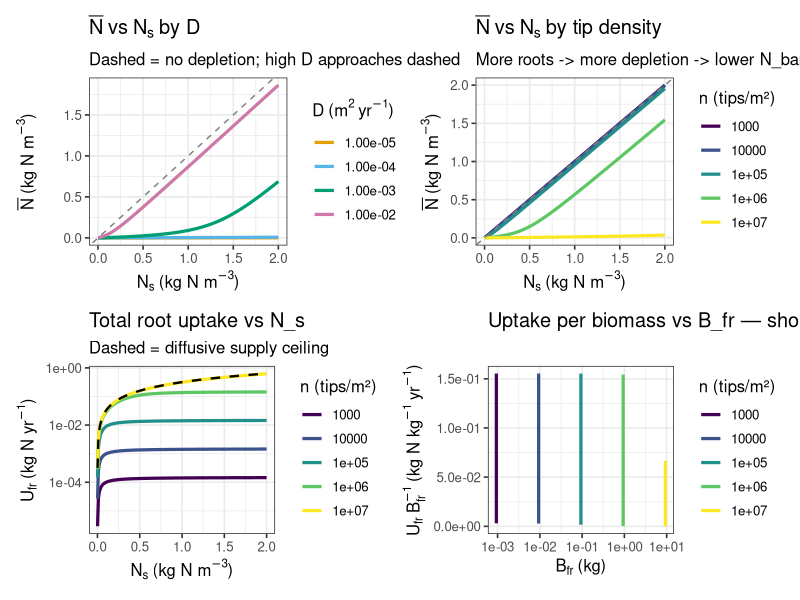
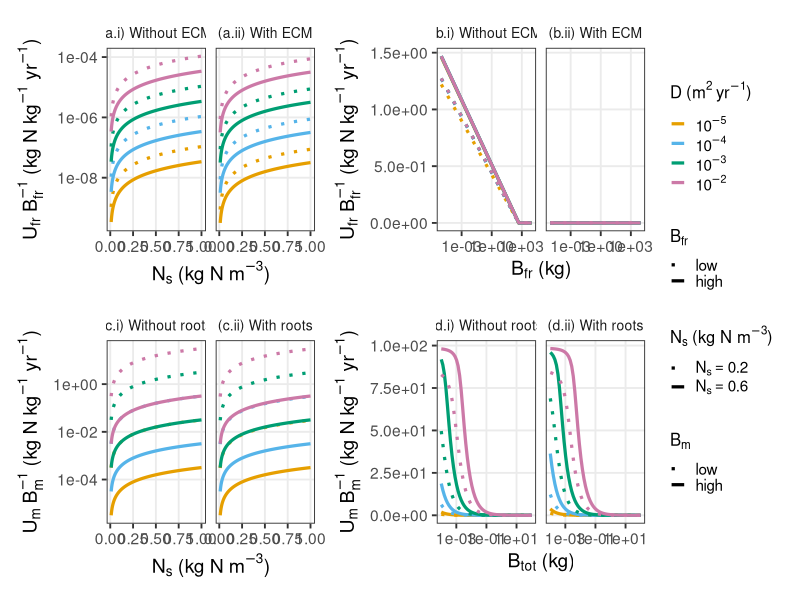
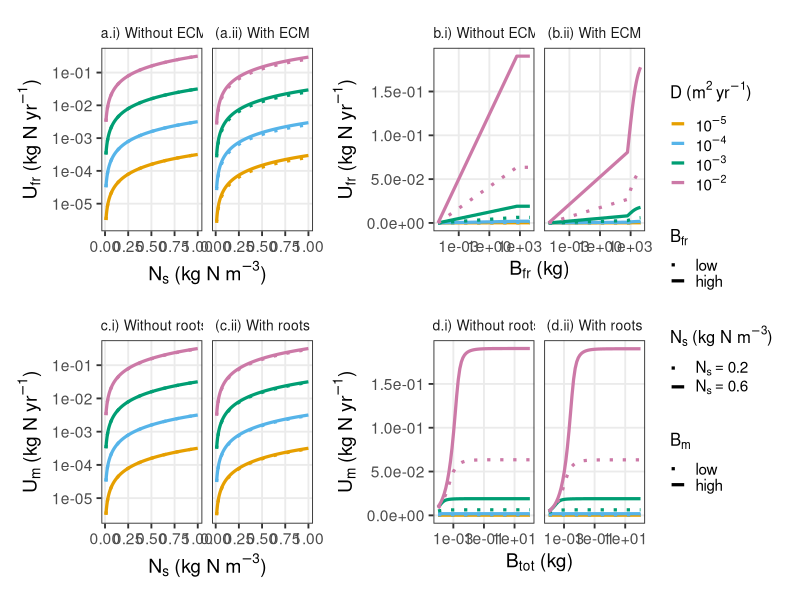
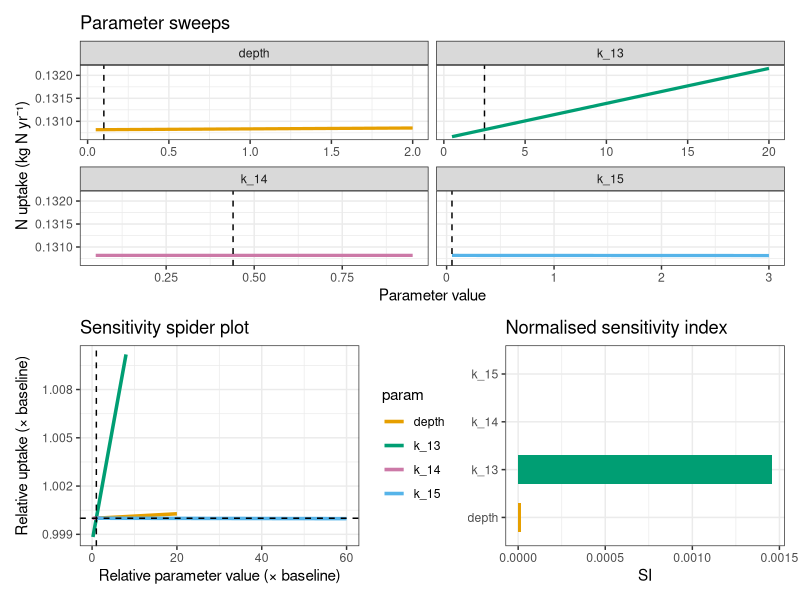
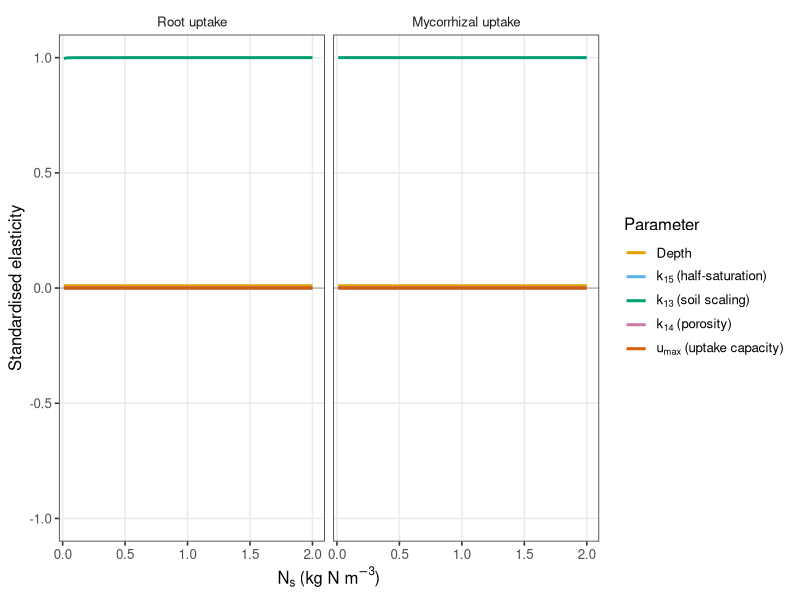
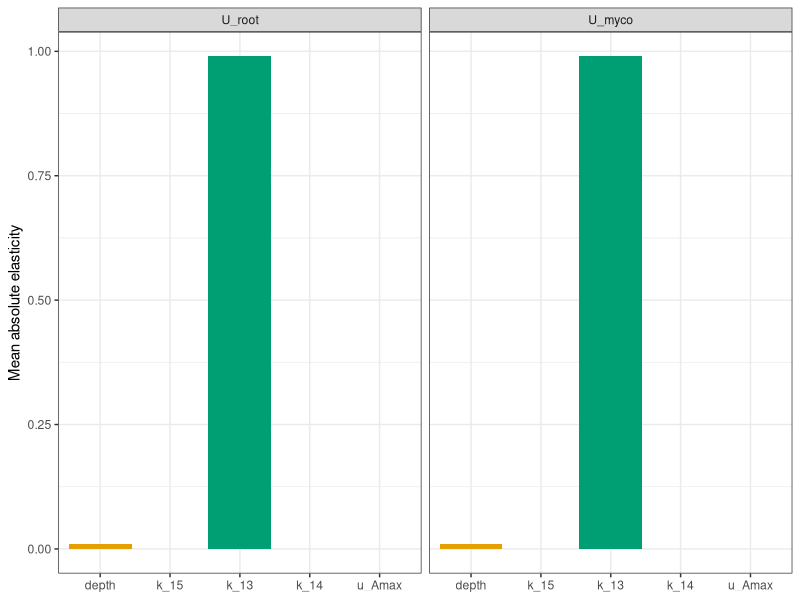

The R script that drew these images, in order:
## ---- chunk 1
knitr::opts_chunk$set(echo = TRUE, warning = FALSE, message = FALSE,
                      fig.width = 10, fig.height = 6)
library(ggplot2)
library(dplyr)
library(tidyr)
library(purrr)
library(gridExtra)
library(patchwork)
library(viridis)
## ---- chunk 2
###
### SOIL PARAMETERS
###

u_Amax    <- 0.088   # Area-based max uptake (kg N m^-2 year^-1)
D_default <- 0.01    # Effective soil diffusion coefficient (m^2 year^-1)
k_15      <- 0.05    # Biochemical half-saturation constant (kg N m^-3)
depth     <- 0.1     # Rooting depth (m)

###
### ROOT PARAMETERS
###

myco_diameter <- 1e-5   # Hyphal diameter (m)
myco_density  <- 330    # Hyphal tissue density (kg m^-3)
l_hyp         <- 1e-4   # Hyphal segment length (m)
T_m           <- 2      # Mycorrhizal turnover rate (year^-1)
mycorrhized   <- 0.9    # Fraction of roots colonised by ECM

n <- 3e5
l <- 1.5

C_r <- 2

###
### EXTRA PARAMETERS
###

k_9  <- 0.01
k_8  <- 2.7
k_13 <- 2.5
k_14 <- 0.44

traits <- list(
  k_0 = 0.5, k_1 = 0.35,       k_2 = 0.2,           k_3 = 0.014,
  k_4 = 11632.91276, k_5 = -334.3626755, k_6 = 3,    k_7 = 3,
  k_8 = k_8,  k_9 = k_9
)

crown_area_fixed <- pi * C_r^2
B_cr_fixed       <- 0
rho_cr_fixed     <- 500
## ---- chunk 3
############################################################
## ROOT ARCHITECTURE FUNCTIONS
############################################################

root_diameter <- function(root_length, traits) {
  traits$k_1 / (root_length ^ traits$k_0)
}

root_cortex_proportion <- function(root_length, traits) {
  d <- root_diameter(root_length, traits)
  (traits$k_2 + traits$k_3 / d)^2
}

root_density <- function(root_length, traits) {
  PRD <- root_cortex_proportion(root_length, traits)
  traits$k_4 * PRD + traits$k_5
}

root_age <- function(root_length, traits) {
  d <- root_diameter(root_length, traits)
  traits$k_6 * (1 - exp(-traits$k_7 * d))
}

root_biomass_per_crown_area <- function(root_length, root_no, traits) {
  d_m   <- root_diameter(root_length, traits) / 1000
  rho   <- root_density(root_length, traits)
  l_tip <- root_length / 1000
  rho * (d_m / 2)^2 * l_tip * pi * root_no
}

root_mass <- function(root_length, root_no, crown_area, traits) {
  2 * root_biomass_per_crown_area(root_length, root_no, traits) * crown_area
}

############################################################
## SURFACE AREAS
############################################################

root_surface_area <- function(root_length, root_no, traits) {
  d_m   <- root_diameter(root_length, traits) / 1000
  l_tip <- root_length / 1000
  pi * d_m * l_tip * root_no
}

myco_surface_area <- function(B_m, myco_diameter, myco_density) {
  L_total <- B_m / (myco_density * pi * (myco_diameter / 2)^2)
  pi * myco_diameter * L_total
}

############################################################
## ROOT ZONE GEOMETRY
##
## Semi-ellipsoidal root zone of radius R = k_13 * C_r
## and depth q.
##   A_zone = 2*pi*R^2 + pi*R*q  (lateral + base)
##   r_zone = R
############################################################

zone_geometry <- function(C_r, q, k_13) {
  R      <- k_13 * C_r
  A_zone <- 2 * pi * R^2 + pi * R * q
  r_zone <- R
  list(A_zone = A_zone, r_zone = r_zone)
}

############################################################
## ACTIVE SURFACE AREA
##
## SA_active = (1 - m) * SA_fr + SA_m
##
## Colonised root surface (m * SA_fr) is excluded from
## direct uptake — nitrogen there is transferred via the
## fungal pool N_m rather than absorbed directly.
############################################################

active_surface_area <- function(SA_fr, SA_m, m) {
  (1 - m) * SA_fr + SA_m
}

############################################################
## MEAN SOIL CONCENTRATION N_bar
##
## From steady-state balance between diffusive supply
## and biochemical demand:
##
##   D*(N_s - N_bar)*A_zone/r_zone
##       = SA_active * u_Amax * N_bar/(N_bar + k_15)
##
## Cross-multiplying and collecting gives quadratic:
##   N_bar^2 + (k_15 + alpha - N_s)*N_bar - k_15*N_s = 0
##
## where alpha = u_Amax * SA_active * r_zone / (D * A_zone)
##
## Positive root:
##   b     = N_s - k_15 - alpha
##   N_bar = 0.5 * (b + sqrt(b^2 + 4*k_15*N_s))
############################################################

N_bar <- function(N_s, D, u_Amax, k_15,
                  SA_active, A_zone, r_zone) {
  if (SA_active <= 0) return(N_s)
  alpha <- u_Amax * SA_active * r_zone / (D * A_zone)
  b     <- N_s - k_15 - alpha
  disc  <- sqrt(b^2 + 4 * k_15 * N_s)
  if (b >= 0) 0.5 * (b + disc) else 2 * k_15 * N_s / (disc - b)
}

############################################################
## ORGAN UPTAKE
##
## U_fr = (1-m) * SA_fr * u_Amax * N_bar/(N_bar + k_15)
## U_m  =         SA_m  * u_Amax * N_bar/(N_bar + k_15)
##
## Both use N_bar. The (1-m) on U_fr is already embedded
## in SA_active used to compute N_bar, but also applied
## here to allocate the shared flux correctly between
## the two organ types.
############################################################

uptake_root <- function(SA_fr, m, u_Amax, k_15, Nbar) {
  (1 - m) * SA_fr * u_Amax * (Nbar / (Nbar + k_15))
}

uptake_myco <- function(SA_m, u_Amax, k_15, Nbar) {
  SA_m * u_Amax * (Nbar / (Nbar + k_15))
}

############################################################
## UPTAKE MODIFIERS
############################################################

# Arrhenius temperature response for u_max (root N transporter kinetics).
# Ea = 50 kJ/mol => Q10 ~ 2 in boreal range. Normalised to 1 at 25 degC.
# Hard-zero below 0 degC (frozen soil).
Ea_uptake <- 50000  # J/mol
R_gas     <- 8.3145 # J/mol/K
T_ref     <- 298.15 # K (25 degC)

ftemp_arrhenius_uptake <- function(tc) {
  if (tc <= 0) return(0)
  tk <- tc + 273.15
  exp(Ea_uptake * (tk - T_ref) / (T_ref * R_gas * tk))
}

uptake_age_modifier <- function(root_length, traits) {
  age <- root_age(root_length, traits)
  1 / (1 + exp(age - traits$k_8))
}

nitrogen_gate <- function(root_no, root_length, traits) {
  d  <- root_diameter(root_length, traits)
  SA <- root_no * pi * d * root_length
  SA / (SA + traits$k_9)
}

############################################################
## WHOLE-PLANT UPTAKE
##
## U_a = a_u * [U_fr + m * g(n,l) * T_m * max(0, N_m)]
##
## Note: (1-m) is already inside U_fr via uptake_root().
## The ECM transfer term handles nitrogen from colonised
## roots via the fungal pool N_m.
############################################################

plant_uptake <- function(N_s, N_m,
                         crown_area, root_length, root_no,
                         B_m, B_cr, rho_cr,
                         traits,
                         mycorrhized, T_m,
                         myco_diameter, myco_density, l_hyp,
                         C_r, q = 0.5, k_13 = 2, k_14 = 0.5,
                         u_Amax, D, k_15,
                         tc = 25) {

  B_fr  <- root_mass(root_length, root_no, crown_area, traits)
  SA_fr <- root_surface_area(root_length, root_no, traits) * crown_area
  SA_m  <- myco_surface_area(B_m, myco_diameter, myco_density)

  geom    <- zone_geometry(C_r, q, k_13)
  SA_act  <- active_surface_area(SA_fr, SA_m, mycorrhized)

  f_temp <- ftemp_arrhenius_uptake(tc)

  Nbar     <- N_bar(N_s, D, u_Amax * f_temp, k_15,
                    SA_act, geom$A_zone, geom$r_zone)
  F_supply <- D * N_s * geom$A_zone / geom$r_zone

  U_fr <- uptake_root(SA_fr, mycorrhized, u_Amax * f_temp, k_15, Nbar)
  U_m  <- uptake_myco(SA_m, u_Amax * f_temp, k_15, Nbar)

  a_u <- uptake_age_modifier(root_length, traits)
  g   <- nitrogen_gate(root_no, root_length, traits)

  ECM_transfer <- mycorrhized * g * T_m * max(0, N_m)
  U_a <- a_u * (U_fr + ECM_transfer)

  return(list(
    N_total      = U_a,
    U_fr         = U_fr,
    U_m          = U_m,
    SA_fr        = SA_fr,
    SA_m         = SA_m,
    SA_active    = SA_act,
    ECM_transfer = ECM_transfer,
    N_bar        = Nbar,
    F_supply     = F_supply,
    A_zone       = geom$A_zone,
    r_zone       = geom$r_zone,
    a_u          = a_u,
    g            = g,
    B_fr         = B_fr
  ))
}
## ---- chunk 4
N_s_vals    <- seq(0.001, 2,  length.out = 200)
n_vals      <- 10^seq(3, 7,   length.out = 5)
D_vals_diag <- c(1e-5, 1e-4, 1e-3, 1e-2)

geom_fixed <- zone_geometry(C_r, depth, k_13)
D_fmt <- formatC(D_vals_diag, format = "e", digits = 2)
cb_D  <- setNames(c("#E69F00", "#56B4E9", "#009E73", "#CC79A7"), D_fmt)

# N_bar vs N_s by D
df_D <- expand_grid(N_s = N_s_vals, D = D_vals_diag) %>%
  rowwise() %>%
  mutate(
    SA_fr   = root_surface_area(l, n, traits) * crown_area_fixed,
    SA_m    = myco_surface_area(0, myco_diameter, myco_density),
    SA_act  = active_surface_area(SA_fr, SA_m, mycorrhized),
    Nbar    = N_bar(N_s, D, u_Amax, k_15,
                    SA_act, geom_fixed$A_zone, geom_fixed$r_zone),
    D_label = factor(formatC(D, format = "e", digits = 2), levels = D_fmt)
  ) %>%
  ungroup()

# N_bar and uptake vs tip density
df_diag <- expand_grid(N_s = N_s_vals, n_tip = n_vals) %>%
  rowwise() %>%
  mutate(
    B_fr   = root_mass(l, n_tip, crown_area_fixed, traits),
    SA_fr  = root_surface_area(l, n_tip, traits) * crown_area_fixed,
    SA_act = active_surface_area(SA_fr, 0, mycorrhized),
    Nbar   = N_bar(N_s, D_default, u_Amax, k_15,
                   SA_act, geom_fixed$A_zone, geom_fixed$r_zone),
    U_fr   = uptake_root(SA_fr, mycorrhized, u_Amax, k_15, Nbar),
    U_per_B = U_fr / B_fr,
    F_sup  = D_default * N_s * geom_fixed$A_zone / geom_fixed$r_zone
  ) %>%
  ungroup() %>%
  mutate(n_label = factor(signif(n_tip, 2)))

nbar_bounds <- data.frame(
  xintercept = c(0.0012, 0.003),
  label      = c("Korhonen (mineral)", "With amino acids")
)

p_Nbar_D <- ggplot(df_D, aes(N_s, Nbar, colour = D_label)) +
  geom_line(linewidth = 1.1) +
  geom_abline(slope = 1, intercept = 0, linetype = "dashed", colour = "grey50") +
  scale_linetype_manual(name = "N_s reference",
                        values = c("Korhonen (mineral)" = "dashed",
                                   "With amino acids"   = "dotdash")) +
  scale_colour_manual(values = cb_D,
                      name = expression(D~"(m"^2~"yr"^{-1}*")")) +
  labs(title = expression(bar(N)~"vs"~N[s]~"by D"),
       subtitle = "Dashed = no depletion; high D approaches dashed",
       x = expression(N[s]~"(kg N m"^{-3}*")"),
       y = expression(bar(N)~"(kg N m"^{-3}*")")) +
  theme_bw(base_size = 12)

p_Nbar_n <- ggplot(df_diag, aes(N_s, Nbar, colour = n_label)) +
  geom_line(linewidth = 1.1) +
  geom_abline(slope = 1, intercept = 0, linetype = "dashed", colour = "grey50") +
  scale_linetype_manual(name = "N_s reference",
                        values = c("Korhonen (mineral)" = "dashed",
                                   "With amino acids"   = "dotdash")) +
  scale_colour_viridis_d(name = "n (tips/m\u00b2)") +
  labs(title = expression(bar(N)~"vs"~N[s]~"by tip density"),
       subtitle = "More roots -> more depletion -> lower N_bar",
       x = expression(N[s]~"(kg N m"^{-3}*")"),
       y = expression(bar(N)~"(kg N m"^{-3}*")")) +
  theme_bw(base_size = 12)

p_U_Ns <- ggplot(df_diag, aes(N_s, U_fr, colour = n_label)) +
  geom_line(linewidth = 1.1) +
  geom_line(aes(y = F_sup), colour = "black",
            linetype = "dashed", linewidth = 0.8) +
  scale_colour_viridis_d(name = "n (tips/m\u00b2)") +
  scale_y_log10(labels = scales::scientific) +
  labs(title = "Total root uptake vs N_s",
       subtitle = "Dashed = diffusive supply ceiling",
       x = expression(N[s]~"(kg N m"^{-3}*")"),
       y = expression(U[fr]~"(kg N yr"^{-1}*")")) +
  theme_bw(base_size = 12)

p_U_B <- ggplot(df_diag, aes(B_fr, U_per_B, colour = n_label)) +
  geom_line(linewidth = 1.1) +
  scale_colour_viridis_d(name = "n (tips/m\u00b2)") +
  scale_x_log10(labels = scales::scientific) +
  scale_y_continuous(labels = scales::scientific) +
  labs(title = "Uptake per biomass vs B_fr — should saturate",
       x = expression(B[fr]~"(kg)"),
       y = expression(U[fr]~B[fr]^{-1}~"(kg N kg"^{-1}~"yr"^{-1}*")")) +
  theme_bw(base_size = 12)

(p_Nbar_D | p_Nbar_n) / (p_U_Ns | p_U_B)
## ---- chunk 5
D_vals        <- c(1e-5, 1e-4, 1e-3, 1e-2)
D_levels      <- formatC(D_vals, format = "e", digits = 2)
u_max_fixed   <- 0.88/10
N_s_vals      <- seq(0.01, 1.0, length.out = 200)
N_s_highlight <- c(0.2, 0.6)

cb_two <- setNames(c("#E69F00", "#56B4E9", "#009E73", "#CC79A7"), D_levels)

D_labels_plot <- setNames(
  list(expression(10^{-5}), expression(10^{-4}),
       expression(10^{-3}), expression(10^{-2})),
  D_levels
)

df_basis <- tibble(n = seq(1e1, 1e10, length.out = 20), l = 1.5) %>%
  rowwise() %>%
  mutate(
    B_fr  = root_mass(l, n, crown_area_fixed, traits),
    SA_fr = root_surface_area(l, n, traits) * crown_area_fixed
  ) %>%
  ungroup()

B_highlight  <- c(df_basis$B_fr[7],  max(df_basis$B_fr))
SA_highlight <- c(df_basis$SA_fr[7], max(df_basis$SA_fr))
n_highlight  <- c(df_basis$n[7],     max(df_basis$n))

theme_pub <- theme_bw(base_size = 14) +
  theme(panel.grid.minor = element_blank(), strip.background = element_blank(),
        legend.position = "right", legend.text = element_text(size = 11),
        legend.title = element_text(size = 12), legend.key.size = unit(0.4, "cm"))

highlight_df <- tibble(B_fr  = B_highlight,
                       SA_fr = SA_highlight,
                       n_val = n_highlight)

# helper — uses mycorrhized and active_surface_area
get_Nbar <- function(N_s, D, SA_fr, B_m, C_r, q, k_13, m) {
  SA_m   <- myco_surface_area(B_m, myco_diameter, myco_density)
  SA_act <- active_surface_area(SA_fr, SA_m, m)
  geom   <- zone_geometry(C_r, q, k_13)
  N_bar(N_s, D, u_max_fixed, k_15,
        SA_act, geom$A_zone, geom$r_zone)
}

# ---- (a) U_fr per biomass vs N_s ----
df_root_Ns <- crossing(highlight_df,
                       myco = c("no myco", "myco"),
                       N_s  = N_s_vals,
                       D    = D_vals) %>%
  rowwise() %>%
  mutate(
    B_m_use    = ifelse(myco == "myco", 1.0, 0),
    m_use      = ifelse(myco == "myco", mycorrhized, 0),
    Nbar       = get_Nbar(N_s, D, SA_fr, B_m_use, C_r, depth, k_13, m_use),
    U_fr       = uptake_root(SA_fr, m_use, u_max_fixed, k_15, Nbar),
    U_fr_per_B = U_fr / B_fr,
    D_label    = factor(formatC(D, format = "e", digits = 2), levels = D_levels),
    B_label    = factor(ifelse(B_fr == min(B_highlight), "low", "high"),
                        levels = c("low", "high"))
  ) %>%
  ungroup() %>%
  mutate(panel = factor(ifelse(myco == "no myco",
                               "(a.i) Without ECM", "(a.ii) With ECM"),
                        levels = c("(a.i) Without ECM", "(a.ii) With ECM")))

p_root_Ns <- ggplot(df_root_Ns,
       aes(x = N_s, y = U_fr_per_B, colour = D_label, linetype = B_label)) +
  geom_line(linewidth = 1.1) + facet_wrap(~ panel) +
  scale_colour_manual(values = cb_two, labels = D_labels_plot,
                      name = expression(D~"(m"^2~"yr"^{-1}*")")) +
  scale_linetype_manual(values = c("low" = 3, "high" = 1), name = expression(B[fr])) +
  scale_y_log10(labels = scales::scientific) +
  labs(x = expression(N[s]~"(kg N m"^{-3}*")"),
       y = expression(U[fr]~B[fr]^{-1}~"(kg N kg"^{-1}~"yr"^{-1}*")")) +
  theme_pub + theme(strip.text = element_text(size = 10))

# ---- (b) U_fr per biomass vs B_fr ----
df_root_B <- df_basis %>%
  crossing(myco = c("no myco", "myco"), N_s = N_s_highlight, D = D_vals) %>%
  rowwise() %>%
  mutate(
    B_m_use    = ifelse(myco == "myco", 1.0, 0),
    m_use      = ifelse(myco == "myco", mycorrhized, 0),
    Nbar       = get_Nbar(N_s, D, SA_fr, B_m_use, C_r, depth, k_13, m_use),
    U_fr       = uptake_root(SA_fr, m_use, u_max_fixed, k_15, Nbar),
    U_fr_per_B = U_fr / B_fr,
    D_label    = factor(formatC(D, format = "e", digits = 2), levels = D_levels),
    N_label    = factor(as.character(N_s), levels = as.character(N_s_highlight))
  ) %>%
  ungroup() %>%
  mutate(panel = factor(ifelse(myco == "no myco",
                               "(b.i) Without ECM", "(b.ii) With ECM"),
                        levels = c("(b.i) Without ECM", "(b.ii) With ECM")))

p_root_B <- ggplot(df_root_B,
       aes(x = B_fr, y = U_fr_per_B, colour = D_label, linetype = N_label)) +
  geom_line(linewidth = 1.1) + facet_wrap(~ panel) +
  scale_colour_manual(values = cb_two, labels = D_labels_plot,
                      name = expression(D~"(m"^2~"yr"^{-1}*")")) +
  scale_linetype_manual(values = c("0.2" = 3, "0.6" = 1),
                        labels = c("0.2" = expression(N[s] == 0.2),
                                   "0.6" = expression(N[s] == 0.6)),
                        name = expression(N[s]~"(kg N m"^{-3}*")")) +
  scale_x_log10(labels = scales::scientific) +
  scale_y_continuous(labels = scales::scientific) +
  labs(x = expression(B[fr]~"(kg)"),
       y = expression(U[fr]~B[fr]^{-1}~"(kg N kg"^{-1}~"yr"^{-1}*")")) +
  theme_pub + theme(strip.text = element_text(size = 10))

# ---- (c) U_m per biomass vs N_s ----
# B_m highlights are independent ECM biomass values, not derived from df_basis
B_m_highlight <- c(0.01, 1.0)   # low and high ECM biomass (kg)

df_myco_Ns <- crossing(
    tibble(B_m   = B_m_highlight),
    root = c("no root", "root"),
    N_s  = N_s_vals,
    D    = D_vals) %>%
  rowwise() %>%
  mutate(
    SA_m      = myco_surface_area(B_m, myco_diameter, myco_density),
    SA_fr_use = ifelse(root == "root",
                       root_surface_area(l, n, traits) * crown_area_fixed, 0),
    m_use     = ifelse(root == "root", mycorrhized, 0),
    Nbar      = get_Nbar(N_s, D, SA_fr_use, B_m, C_r, depth, k_13, m_use),
    U_m       = uptake_myco(SA_m, u_max_fixed, k_15, Nbar),
    U_m_per_B = U_m / B_m,
    D_label   = factor(formatC(D, format = "e", digits = 2), levels = D_levels),
    B_label   = factor(ifelse(B_m == min(B_m_highlight), "low", "high"),
                       levels = c("low", "high"))
  ) %>%
  ungroup() %>%
  mutate(panel = factor(ifelse(root == "no root",
                               "(c.i) Without roots", "(c.ii) With roots"),
                        levels = c("(c.i) Without roots", "(c.ii) With roots")))

p_myco_Ns <- ggplot(df_myco_Ns,
       aes(x = N_s, y = U_m_per_B, colour = D_label, linetype = B_label)) +
  geom_line(linewidth = 1.1) + facet_wrap(~ panel) +
  scale_colour_manual(values = cb_two, labels = D_labels_plot,
                      name = expression(D~"(m"^2~"yr"^{-1}*")")) +
  scale_linetype_manual(values = c("low" = 3, "high" = 1), name = expression(B[m])) +
  scale_y_log10(labels = scales::scientific) +
  labs(x = expression(N[s]~"(kg N m"^{-3}*")"),
       y = expression(U[m]~B[m]^{-1}~"(kg N kg"^{-1}~"yr"^{-1}*")")) +
  theme_pub + theme(strip.text = element_text(size = 10))

# ---- (d) U_m per biomass vs B_m ----
# B_m swept independently over a wide range so D controls
# where saturation occurs — not derived from df_basis
f_root <- 0.5   # fraction of total biomass allocated to roots vs ECM

df_myco_B <- crossing(
    tibble(B_total = 10^seq(-4, 2, length.out = 60)),
    root = c("no root", "root"),
    N_s  = N_s_highlight,
    D    = D_vals) %>%
  rowwise() %>%
  mutate(
    B_m       = ifelse(root == "root", (1 - f_root) * B_total, B_total),
    B_fr_use  = ifelse(root == "root", f_root * B_total, 0),
    n_use     = ifelse(root == "root",
                  # invert root_mass to get n from B_fr
                  B_fr_use / (2 * root_biomass_per_crown_area(l, 1, traits)
                               * crown_area_fixed), 0),
    SA_fr_use = root_surface_area(l, n_use, traits) * crown_area_fixed,
    m_use     = ifelse(root == "root", mycorrhized, 0),
    SA_m      = myco_surface_area(B_m, myco_diameter, myco_density),
    Nbar      = get_Nbar(N_s, D, SA_fr_use, B_m, C_r, depth, k_13, m_use),
    U_m       = uptake_myco(SA_m, u_max_fixed, k_15, Nbar),
    U_m_per_B = U_m / B_m,
    D_label   = factor(formatC(D, format = "e", digits = 2), levels = D_levels),
    N_label   = factor(as.character(N_s), levels = as.character(N_s_highlight))
  ) %>%
  ungroup() %>%
  mutate(panel = factor(ifelse(root == "no root",
                               "(d.i) Without roots", "(d.ii) With roots"),
                        levels = c("(d.i) Without roots", "(d.ii) With roots")))

p_myco_B <- ggplot(df_myco_B,
       aes(x = B_total, y = U_m_per_B, colour = D_label, linetype = N_label)) +
  geom_line(linewidth = 1.1) + facet_wrap(~ panel) +
  scale_colour_manual(values = cb_two, labels = D_labels_plot,
                      name = expression(D~"(m"^2~"yr"^{-1}*")")) +
  scale_linetype_manual(values = c("0.2" = 3, "0.6" = 1),
                        labels = c("0.2" = expression(N[s] == 0.2),
                                   "0.6" = expression(N[s] == 0.6)),
                        name = expression(N[s]~"(kg N m"^{-3}*")")) +
  scale_x_log10(labels = scales::scientific) +
  scale_y_continuous(labels = scales::scientific) +
  labs(x = expression(B[tot]~"(kg)"),
       y = expression(U[m]~B[m]^{-1}~"(kg N kg"^{-1}~"yr"^{-1}*")")) +
  theme_pub + theme(strip.text = element_text(size = 10))

# per biomass figure
fig_uptake <- (p_root_Ns | p_root_B) / (p_myco_Ns | p_myco_B) +
  plot_layout(guides = "collect") & theme(legend.position = "right")
fig_uptake
## ---- chunk 6
p_root_Ns_tot <- ggplot(df_root_Ns,
       aes(x = N_s, y = U_fr, colour = D_label, linetype = B_label)) +
  geom_line(linewidth = 1.1) + facet_wrap(~ panel) +
  scale_colour_manual(values = cb_two, labels = D_labels_plot,
                      name = expression(D~"(m"^2~"yr"^{-1}*")")) +
  scale_linetype_manual(values = c("low" = 3, "high" = 1), name = expression(B[fr])) +
  scale_y_log10(labels = scales::scientific) +
  labs(x = expression(N[s]~"(kg N m"^{-3}*")"),
       y = expression(U[fr]~"(kg N yr"^{-1}*")")) +
  theme_pub + theme(strip.text = element_text(size = 10))

p_root_B_tot <- ggplot(df_root_B,
       aes(x = B_fr, y = U_fr, colour = D_label, linetype = N_label)) +
  geom_line(linewidth = 1.1) + facet_wrap(~ panel) +
  scale_colour_manual(values = cb_two, labels = D_labels_plot,
                      name = expression(D~"(m"^2~"yr"^{-1}*")")) +
  scale_linetype_manual(values = c("0.2" = 3, "0.6" = 1),
                        labels = c("0.2" = expression(N[s] == 0.2),
                                   "0.6" = expression(N[s] == 0.6)),
                        name = expression(N[s]~"(kg N m"^{-3}*")")) +
  scale_x_log10(labels = scales::scientific) +
  scale_y_continuous(labels = scales::scientific) +
  labs(x = expression(B[fr]~"(kg)"),
       y = expression(U[fr]~"(kg N yr"^{-1}*")")) +
  theme_pub + theme(strip.text = element_text(size = 10))

p_myco_Ns_tot <- ggplot(df_myco_Ns,
       aes(x = N_s, y = U_m, colour = D_label, linetype = B_label)) +
  geom_line(linewidth = 1.1) + facet_wrap(~ panel) +
  scale_colour_manual(values = cb_two, labels = D_labels_plot,
                      name = expression(D~"(m"^2~"yr"^{-1}*")")) +
  scale_linetype_manual(values = c("low" = 3, "high" = 1), name = expression(B[m])) +
  scale_y_log10(labels = scales::scientific) +
  labs(x = expression(N[s]~"(kg N m"^{-3}*")"),
       y = expression(U[m]~"(kg N yr"^{-1}*")")) +
  theme_pub + theme(strip.text = element_text(size = 10))

p_myco_B_tot <- ggplot(df_myco_B,
       aes(x = B_total, y = U_m, colour = D_label, linetype = N_label)) +
  geom_line(linewidth = 1.1) + facet_wrap(~ panel) +
  scale_colour_manual(values = cb_two, labels = D_labels_plot,
                      name = expression(D~"(m"^2~"yr"^{-1}*")")) +
  scale_linetype_manual(values = c("0.2" = 3, "0.6" = 1),
                        labels = c("0.2" = expression(N[s] == 0.2),
                                   "0.6" = expression(N[s] == 0.6)),
                        name = expression(N[s]~"(kg N m"^{-3}*")")) +
  scale_x_log10(labels = scales::scientific) +
  scale_y_continuous(labels = scales::scientific) +
  labs(x = expression(B[tot]~"(kg)"),
       y = expression(U[m]~"(kg N yr"^{-1}*")")) +
  theme_pub + theme(strip.text = element_text(size = 10))

fig_uptake_total <- (p_root_Ns_tot | p_root_B_tot) /
                    (p_myco_Ns_tot | p_myco_B_tot) +
  plot_layout(guides = "collect") & theme(legend.position = "right")
fig_uptake_total
## ---- chunk 7
N_s_fixed <- 1.0
N_m_fixed <- 0.1
B_m_fixed <- 0.5

run_uptake <- function(depth_val, k15_val, k13_val, k14_val) {
  plant_uptake(
    N_s = N_s_fixed, N_m = N_m_fixed,
    crown_area = crown_area_fixed,
    root_length = l, root_no = n,
    B_m = B_m_fixed, B_cr = B_cr_fixed, rho_cr = rho_cr_fixed,
    traits = traits, mycorrhized = mycorrhized, T_m = T_m,
    myco_diameter = myco_diameter, myco_density = myco_density, l_hyp = l_hyp,
    C_r = C_r, q = depth_val, k_13 = k13_val, k_14 = k14_val,
    u_Amax = u_Amax, D = D_default, k_15 = k15_val
  )$N_total
}

baseline_uptake <- run_uptake(depth, k_15, k_13, k_14)

n_pts <- 60
param_ranges <- list(
  depth = seq(0.05, 2.0,  length.out = n_pts),
  k_15  = seq(0.05, 3.0,  length.out = n_pts),
  k_13  = seq(0.5,  20.0, length.out = n_pts),
  k_14  = seq(0.05, 0.95, length.out = n_pts)
)

df_sa <- bind_rows(
  tibble(param = "depth", value = param_ranges$depth,
         uptake = sapply(param_ranges$depth, \(v) run_uptake(v,     k_15, k_13, k_14))),
  tibble(param = "k_15",  value = param_ranges$k_15,
         uptake = sapply(param_ranges$k_15,  \(v) run_uptake(depth, v,    k_13, k_14))),
  tibble(param = "k_13",  value = param_ranges$k_13,
         uptake = sapply(param_ranges$k_13,  \(v) run_uptake(depth, k_15, v,    k_14))),
  tibble(param = "k_14",  value = param_ranges$k_14,
         uptake = sapply(param_ranges$k_14,  \(v) run_uptake(depth, k_15, k_13, v   )))
) %>%
  mutate(param = factor(param, levels = c("depth", "k_15", "k_13", "k_14")))

eps <- 0.01
si_df <- tibble(
  param       = c("depth", "k_15", "k_13", "k_14"),
  default_val = c(depth,   k_15,   k_13,   k_14),
  SI = c(
    (run_uptake(depth*(1+eps), k_15,          k_13,          k_14        ) -
     run_uptake(depth*(1-eps), k_15,          k_13,          k_14        )) / (2*eps*baseline_uptake),
    (run_uptake(depth,          k_15*(1+eps),  k_13,          k_14        ) -
     run_uptake(depth,          k_15*(1-eps),  k_13,          k_14        )) / (2*eps*baseline_uptake),
    (run_uptake(depth,          k_15,          k_13*(1+eps),  k_14        ) -
     run_uptake(depth,          k_15,          k_13*(1-eps),  k_14        )) / (2*eps*baseline_uptake),
    (run_uptake(depth,          k_15,          k_13,          k_14*(1+eps)) -
     run_uptake(depth,          k_15,          k_13,          k_14*(1-eps))) / (2*eps*baseline_uptake)
  )
)

cb_sa <- c(depth = "#E69F00", k_15 = "#56B4E9", k_13 = "#009E73", k_14 = "#CC79A7")

df_spider <- df_sa %>%
  left_join(tibble(param = c("depth","k_15","k_13","k_14"),
                   default_val = c(depth, k_15, k_13, k_14)), by = "param") %>%
  mutate(rel_param  = value / default_val,
         rel_uptake = uptake / baseline_uptake)

p_spider <- ggplot(df_spider, aes(rel_param, rel_uptake, colour = param)) +
  geom_line(linewidth = 1.2) +
  geom_hline(yintercept = 1, linetype = "dashed") +
  geom_vline(xintercept = 1, linetype = "dashed") +
  scale_colour_manual(values = cb_sa) +
  labs(title = "Sensitivity spider plot",
       x = "Relative parameter value (\u00d7 baseline)",
       y = "Relative uptake (\u00d7 baseline)") + theme_bw()

p_tornado <- ggplot(si_df, aes(x = param, y = SI, fill = param)) +
  geom_col(width = 0.6, show.legend = FALSE) + coord_flip() +
  scale_fill_manual(values = cb_sa) +
  labs(title = "Normalised sensitivity index", x = NULL, y = "SI") + theme_bw()

baseline_vlines <- tibble(param = c("depth","k_15","k_13","k_14"),
                           xint  = c(depth,   k_15,  k_13,  k_14))

p_sweeps <- ggplot(df_sa, aes(value, uptake, colour = param)) +
  geom_line(linewidth = 1.1, show.legend = FALSE) +
  geom_vline(data = baseline_vlines, aes(xintercept = xint), linetype = "dashed") +
  facet_wrap(~param, scales = "free_x") +
  scale_colour_manual(values = cb_sa) +
  labs(title = "Parameter sweeps", x = "Parameter value",
       y = "N uptake (kg N yr\u207b\u00b9)") + theme_bw()

p_sweeps / (p_spider | p_tornado)
## ---- chunk 8
eps       <- 1e-4
N_vals    <- seq(0.01, 2, length.out = 80)
N_m_fixed <- 0.1
B_m_fixed <- 0.5

params     <- c("depth", "k_15", "k_13", "k_14", "u_Amax")
components <- c("U_root", "U_myco")

run_U <- function(N, depth, k_15, k_13, k_14, u_Amax) {
  out <- plant_uptake(
    N_s = N, N_m = N_m_fixed, crown_area = crown_area_fixed,
    root_length = l, root_no = n,
    B_m = B_m_fixed, B_cr = B_cr_fixed, rho_cr = rho_cr_fixed,
    traits = traits, mycorrhized = mycorrhized, T_m = T_m,
    myco_diameter = myco_diameter, myco_density = myco_density, l_hyp = l_hyp,
    C_r = C_r, q = depth, k_13 = k_13, k_14 = k_14,
    u_Amax = u_Amax, D = D_default, k_15 = k_15
  )
  c(U_total = out$N_total, U_root = out$U_fr, U_myco = out$U_m)
}

elasticity <- function(N, param, component, depth, k_15, k_13, k_14, u_Amax) {
  component <- as.character(component)
  base <- run_U(N, depth, k_15, k_13, k_14, u_Amax)[component]
  pert <- switch(param,
    depth  = run_U(N, depth*(1+eps),  k_15,          k_13,          k_14,          u_Amax        )[component],
    k_15   = run_U(N, depth,           k_15*(1+eps),  k_13,          k_14,          u_Amax        )[component],
    k_13   = run_U(N, depth,           k_15,           k_13*(1+eps),  k_14,          u_Amax        )[component],
    k_14   = run_U(N, depth,           k_15,           k_13,          k_14*(1+eps),  u_Amax        )[component],
    u_Amax = run_U(N, depth,           k_15,           k_13,          k_14,          u_Amax*(1+eps))[component]
  )
  (pert - base) / (eps * base + 1e-12)
}

grid <- expand.grid(N = N_vals, param = params,
                    component = components, KEEP.OUT.ATTRS = FALSE)

df <- grid %>%
  rowwise() %>%
  mutate(SI = elasticity(N, param, component,
                         depth = depth, k_15 = k_15,
                         k_13 = k_13, k_14 = k_14, u_Amax = u_Amax)) %>%
  ungroup() %>%
  mutate(SI_abs    = abs(SI),
         SI_scaled = SI / max(abs(SI), na.rm = TRUE))

importance <- df %>%
  group_by(param, component) %>%
  summarise(mean_abs_SI = mean(abs(SI), na.rm = TRUE), .groups = "drop")

cb_el <- c(depth = "#E69F00", k_15 = "#56B4E9", k_13 = "#009E73",
           k_14 = "#CC79A7", u_Amax = "#D55E00")

param_labels <- c(
  depth  = "Depth",
  k_15   = expression(k[15]~"(half-saturation)"),
  k_13   = expression(k[13]~"(soil scaling)"),
  k_14   = expression(k[14]~"(porosity)"),
  u_Amax = expression(u[max]~"(uptake capacity)")
)

comp_labels <- c(U_root = "Root uptake", U_myco = "Mycorrhizal uptake")

ggplot(df, aes(x = N, y = SI_scaled, colour = param)) +
  geom_hline(yintercept = 0, linewidth = 0.3, colour = "grey60") +
  geom_line(linewidth = 1) +
  facet_wrap(~ component, labeller = labeller(component = comp_labels)) +
  scale_colour_manual(values = cb_el, labels = param_labels) +
  scale_x_continuous(expand = expansion(mult = c(0.02, 0.05))) +
  scale_y_continuous(limits = c(-1, 1), oob = scales::squish) +
  labs(x = expression(N[s]~"(kg N m"^{-3}*")"),
       y = "Standardised elasticity", colour = "Parameter") +
  theme_bw(base_size = 12) +
  theme(legend.position = "right", strip.background = element_blank(),
        panel.grid.minor = element_blank())

ggplot(importance, aes(param, mean_abs_SI, fill = param)) +
  geom_col(show.legend = FALSE) +
  facet_wrap(~ component) +
  scale_fill_manual(values = cb_el) +
  theme_bw() +
  labs(x = NULL, y = "Mean absolute elasticity")
